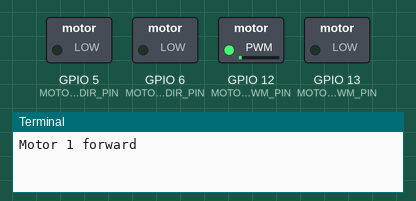
A program run on a simulated Raspberry Pi (BCM pin numbers). Parts: switched loads named in the program (green lamp = pin HIGH), the last lines printed to the terminal. At 23.3 s the program stops and its outputs stay as they are.

Above: at 0.15 s.
At 2.5 s:
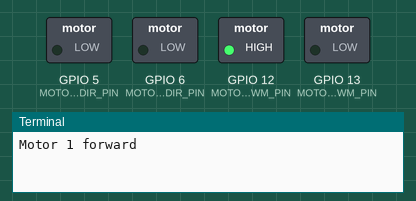
At 5.08 s:
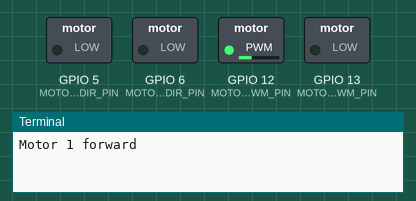
At 8.3 s:
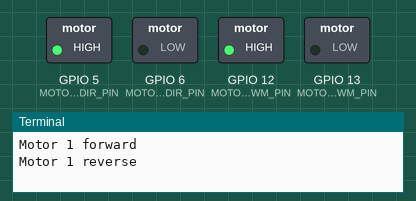
At 14.1 s:
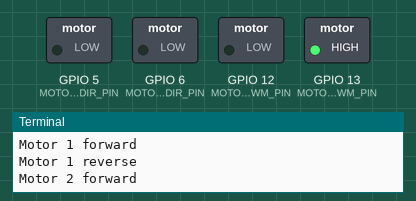
At 20.0 s:
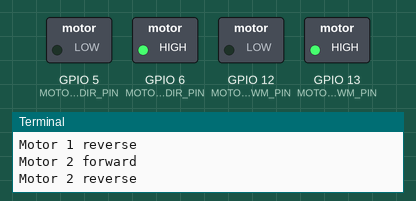
Timing chart, 0 to 24.8 s (numbered marks = the images above):
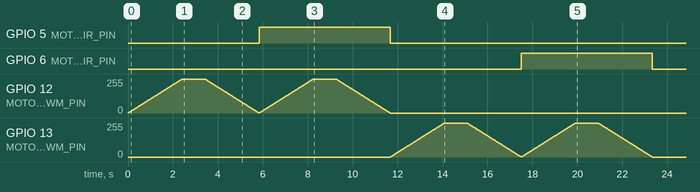

Measured:
- by itself, GPIO 5 (MOTOR1_DIR_PIN): LOW → HIGH at 5.8 s, → LOW 5.8 s later
- by itself, GPIO 6 (MOTOR2_DIR_PIN): LOW → HIGH at 17.5 s, → LOW 5.8 s later

The program:

example.py
```python
from __future__ import print_function
import time
from pololu_drv8835_rpi_gpio import motors, MAX_SPEED, cleanup

# Set up sequences of motor speeds.
test_forward_speeds = list(range(0, MAX_SPEED, 1)) + \
  [MAX_SPEED] * 200 + list(range(MAX_SPEED, 0, -1)) + [0]

test_reverse_speeds = list(range(0, -MAX_SPEED, -1)) + \
  [-MAX_SPEED] * 200 + list(range(-MAX_SPEED, 0, 1)) + [0]

try:
    motors.setSpeeds(0, 0)

    print("Motor 1 forward")
    for s in test_forward_speeds:
        motors.motor1.setSpeed(s)
        time.sleep(0.005)

    print("Motor 1 reverse")
    for s in test_reverse_speeds:
        motors.motor1.setSpeed(s)
        time.sleep(0.005)

    print("Motor 2 forward")
    for s in test_forward_speeds:
        motors.motor2.setSpeed(s)
        time.sleep(0.005)

    print("Motor 2 reverse")
    for s in test_reverse_speeds:
        motors.motor2.setSpeed(s)
        time.sleep(0.005)

finally:
  # Stop the motors, even if there is an exception
  # or the user presses Ctrl+C to kill the process.
  motors.setSpeeds(0, 0)
  cleanup()
```

pololu_drv8835_rpi_gpio.py
```python
try:
    import RPi.GPIO as GPIO
except RuntimeError:
    print("Error importing RPi.GPIO!  This is probably because you need superuser privileges.  You can achieve this by using 'sudo' to run your script")

# To keep source compatibility with Pololu's library using wiringPi we keep the range as -480 to 480
# Motor speeds for this library are specified as numbers
# between -MAX_SPEED and MAX_SPEED, inclusive.
_max_speed = 480
# RPi.GPIO currently doesn't support hardware PWM so we use a relatively low frequency
_frequency = 3000
MAX_SPEED = _max_speed

# Default GPIO pin assignments
MOTOR1_PWM_PIN = 12
MOTOR1_DIR_PIN = 5
MOTOR2_PWM_PIN = 13
MOTOR2_DIR_PIN = 6

# Global RPi.GPIO PWMs
m1_pwm = None
m2_pwm = None

def io_init():
    """GPIO initializer - global as done once regardless of number of instances of Motor/Motors classes"""
    global m1_pwm, m2_pwm
    if not m1_pwm == None:
        return

    GPIO.setmode(GPIO.BCM)
    GPIO.setup([MOTOR1_PWM_PIN, MOTOR1_DIR_PIN, MOTOR2_PWM_PIN, MOTOR2_DIR_PIN], GPIO.OUT)
    m1_pwm=GPIO.PWM(MOTOR1_PWM_PIN, _frequency)
    m2_pwm=GPIO.PWM(MOTOR2_PWM_PIN, _frequency)
    m1_pwm.start(0)
    m2_pwm.start(0)

def cleanup():
    """Global cleanup"""
    global motors
    m1_pwm.stop()
    m2_pwm.stop()
    GPIO.cleanup()

class Motor(object):
    MAX_SPEED = _max_speed

    def __init__(self, pwm_pin, dir_pin, pwm):
        io_init()
        self.pwm_pin = pwm_pin
        self.dir_pin = dir_pin
        self.pwm = pwm

    def setSpeed(self, speed):
        if speed < -MAX_SPEED:
            speed = -MAX_SPEED
        elif speed > MAX_SPEED:
            speed = MAX_SPEED

        speed_percent = speed * 100.0 / MAX_SPEED
        self.setSpeedPercent(speed_percent)

    def setSpeedPercent(self, speed):
        dir_value = GPIO.LOW
        if speed < 0:
            speed = -speed
            dir_value = GPIO.HIGH
        if speed > 100:
            speed = 100
        self.pwm.ChangeDutyCycle(speed)
        GPIO.output(self.dir_pin, dir_value)

class Motors(object):
    MAX_SPEED = _max_speed

    def __init__(self):
        io_init()
        global m1_pwm, m2_pwm
        self.motor1 = Motor(pwm_pin=MOTOR1_PWM_PIN, dir_pin=MOTOR1_DIR_PIN, pwm=m1_pwm)
        self.motor2 = Motor(pwm_pin=MOTOR2_PWM_PIN, dir_pin=MOTOR2_DIR_PIN, pwm=m2_pwm)

    def setSpeeds(self, m1_speed, m2_speed):
        self.motor1.setSpeed(m1_speed)
        self.motor2.setSpeed(m2_speed)

    def setSpeedsPercent(self, m1_speed, m2_speed):
        self.motor1.setSpeedPercent(m1_speed)
        self.motor2.setSpeedPercent(m2_speed)

motors = Motors()
```
